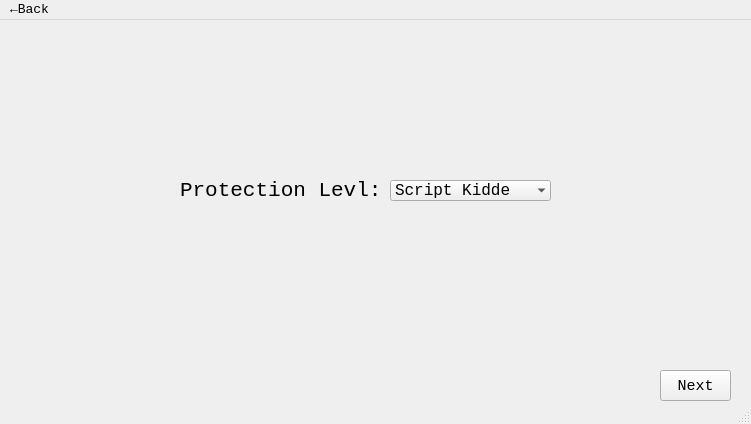
<?xml version="1.0" encoding="UTF-8"?>
<ui version="4.0">
 <class>Text</class>
 <widget class="QMainWindow" name="Text">
  <property name="geometry">
   <rect>
    <x>0</x>
    <y>0</y>
    <width>751</width>
    <height>424</height>
   </rect>
  </property>
  <property name="font">
   <font>
    <family>Courier New</family>
    <pointsize>10</pointsize>
   </font>
  </property>
  <property name="windowTitle">
   <string>TheCryptosystem-Text</string>
  </property>
  <widget class="QWidget" name="centralwidget">
   <widget class="QLabel" name="label_2">
    <property name="geometry">
     <rect>
      <x>180</x>
      <y>150</y>
      <width>211</width>
      <height>41</height>
     </rect>
    </property>
    <property name="font">
     <font>
      <family>Courier New</family>
      <pointsize>16</pointsize>
     </font>
    </property>
    <property name="toolTip">
     <string>&lt;html&gt;&lt;head/&gt;&lt;body&gt;&lt;p&gt;&lt;span style=&quot; font-size:16pt;&quot;&gt;Upload File&lt;/span&gt;&lt;/p&gt;&lt;/body&gt;&lt;/html&gt;</string>
    </property>
    <property name="text">
     <string>Protection Levl:</string>
    </property>
   </widget>
   <widget class="QComboBox" name="comboBox">
    <property name="geometry">
     <rect>
      <x>390</x>
      <y>160</y>
      <width>161</width>
      <height>21</height>
     </rect>
    </property>
    <property name="font">
     <font>
      <family>Courier New</family>
      <pointsize>12</pointsize>
     </font>
    </property>
    <property name="frame">
     <bool>false</bool>
    </property>
    <item>
     <property name="text">
      <string>Script Kidde</string>
     </property>
     <property name="icon">
      <iconset>
       <normaloff>Sample again/BABY_ICONS_COLOR-01-512.png</normaloff>Sample again/BABY_ICONS_COLOR-01-512.png</iconset>
     </property>
    </item>
    <item>
     <property name="text">
      <string>Programmer</string>
     </property>
     <property name="icon">
      <iconset>
       <normaloff>Sample again/download-removebg-preview (1).png</normaloff>Sample again/download-removebg-preview (1).png</iconset>
     </property>
    </item>
    <item>
     <property name="text">
      <string>Black Hat</string>
     </property>
     <property name="icon">
      <iconset>
       <normaloff>Sample again/Incognitologo_square.png</normaloff>Sample again/Incognitologo_square.png</iconset>
     </property>
    </item>
   </widget>
   <widget class="QPushButton" name="pushButton">
    <property name="geometry">
     <rect>
      <x>660</x>
      <y>350</y>
      <width>71</width>
      <height>31</height>
     </rect>
    </property>
    <property name="font">
     <font>
      <pointsize>11</pointsize>
     </font>
    </property>
    <property name="text">
     <string>Next</string>
    </property>
   </widget>
  </widget>
  <widget class="QMenuBar" name="menubar">
   <property name="geometry">
    <rect>
     <x>0</x>
     <y>0</y>
     <width>751</width>
     <height>21</height>
    </rect>
   </property>
   <widget class="QMenu" name="menu_Back">
    <property name="title">
     <string>←Back</string>
    </property>
   </widget>
   <addaction name="menu_Back"/>
  </widget>
  <widget class="QStatusBar" name="statusbar"/>
 </widget>
 <resources/>
 <connections/>
</ui>
